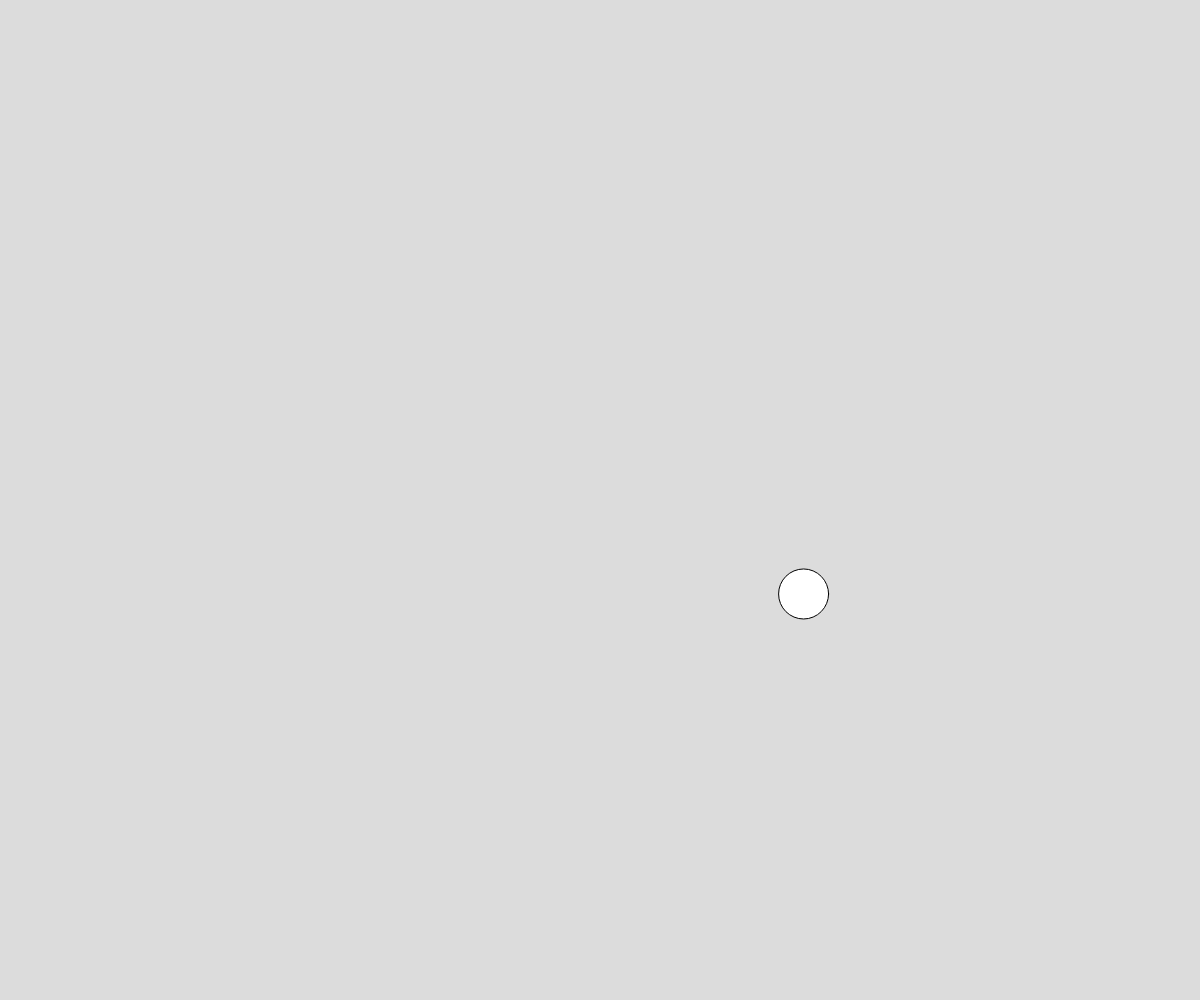
Frame 1 (no input)
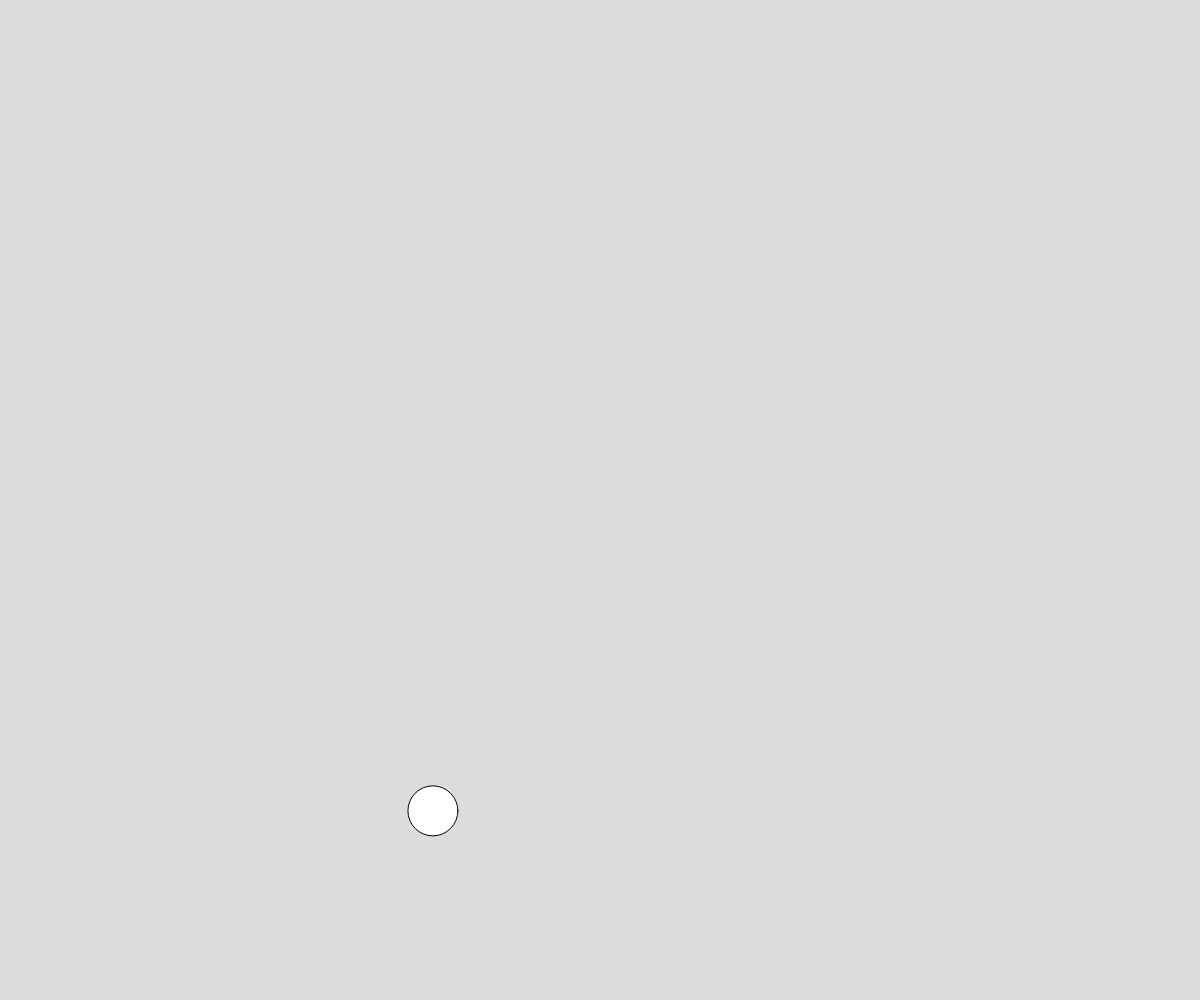
Frame 60 (no input)
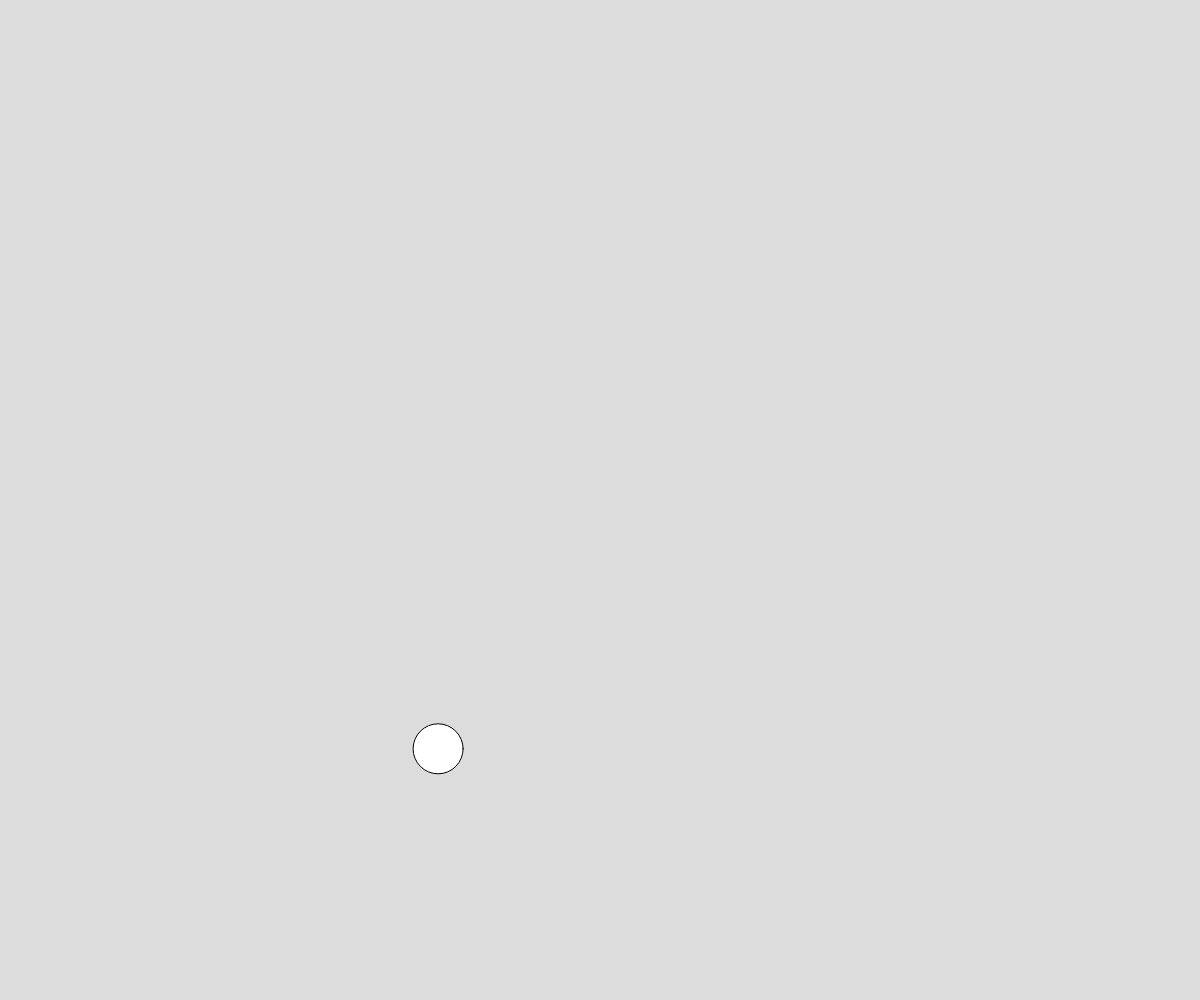
Frame 120 (the mouse pressed at the canvas centre since frame 60)

The p5.js sketch that drew these frames (run headless with seeded random() and noise() and a simulated clock; from frame 60 on, the mouse is pressed at the canvas centre):

// p5.js sketch
// ── sketch.js
// Perlin noise ball demo

let x;
let y;
let someTime = 0;


function setup() {
  createCanvas(windowWidth, windowHeight);
  x = width/2;
  y = height/2;
}

function draw() {
  background(220);

  x = noise(someTime) * width;
  y = noise(someTime+1000) * height;


  circle(x,y,50);

  someTime += 0.01;
}
